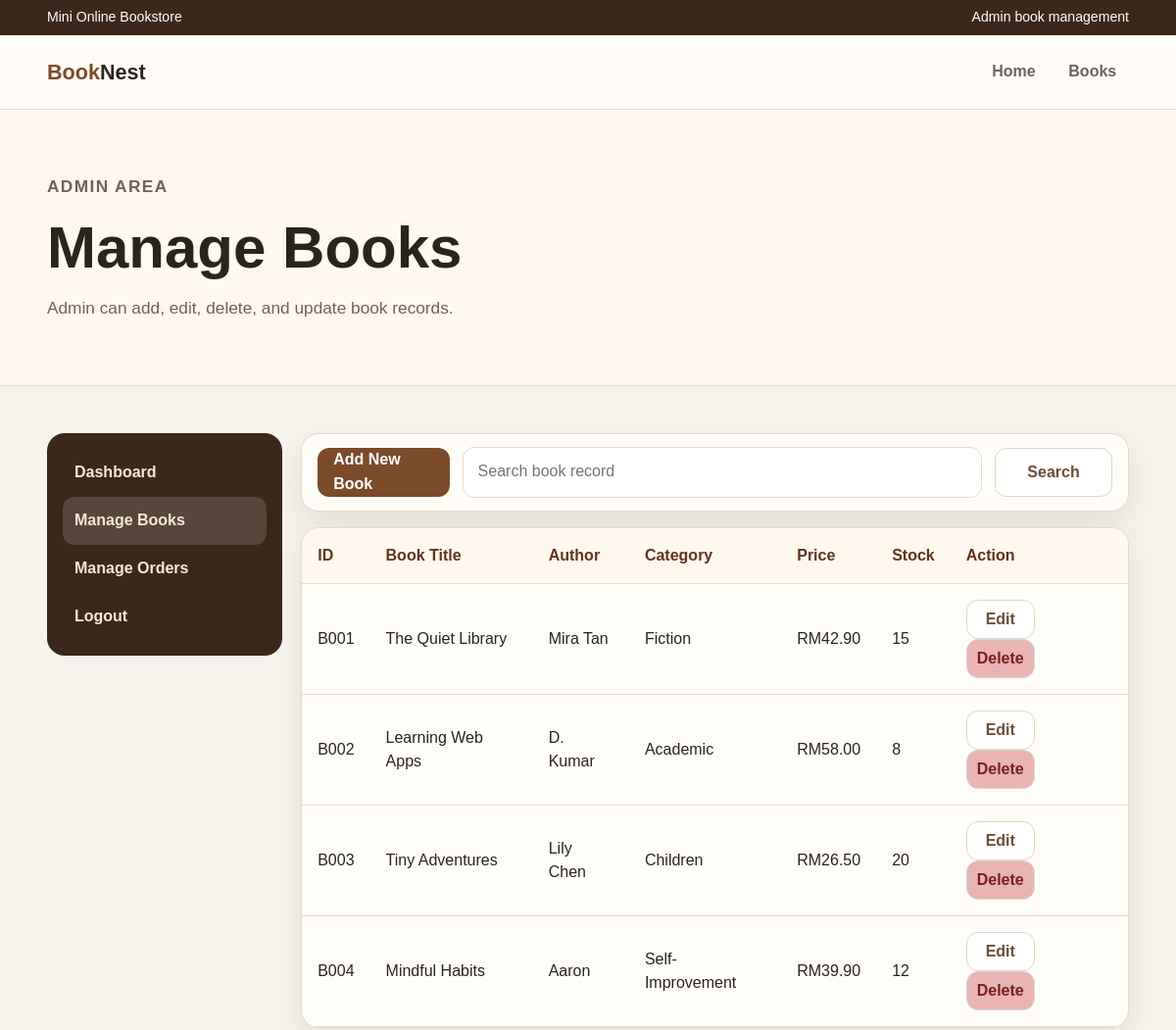
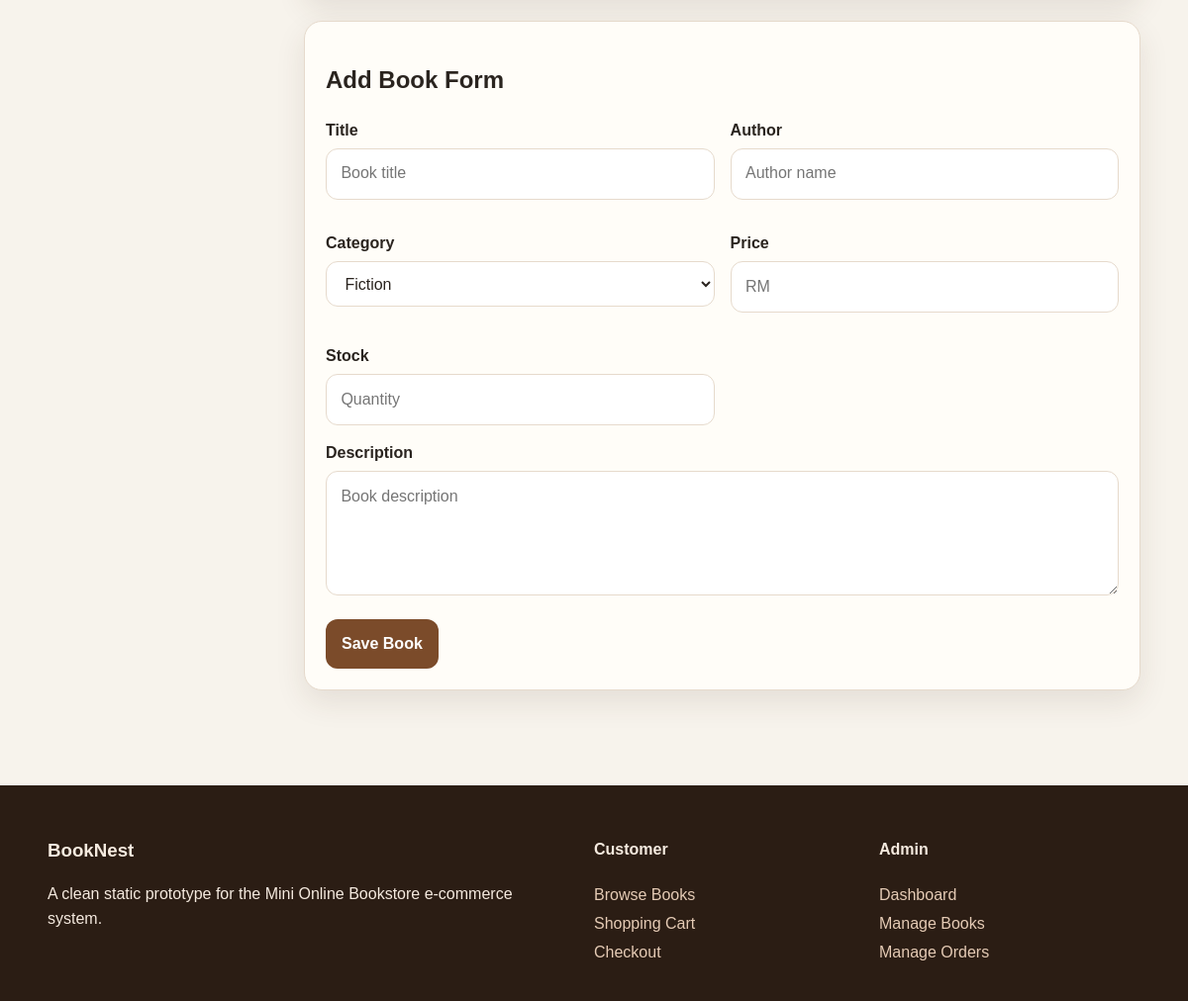
The page /admin/manage-books.php (signed in) on the database its author committed (2 pictures, top to bottom).
### tables this page shows
CREATE TABLE `books` (
  `book_id` int(11) NOT NULL,
  `title` varchar(150) NOT NULL,
  `author` varchar(100) NOT NULL,
  `category` varchar(50) NOT NULL,
  `price` decimal(10,2) NOT NULL,
  `stock` int(11) NOT NULL,
  `description` text DEFAULT NULL,
  `image` varchar(255) DEFAULT NULL,
  `created_at` timestamp NOT NULL DEFAULT current_timestamp()
);

### admin/manage-books.php (the view, shortened to what this page needs)
<?php
include '../app.php';
$search = isset($_GET['search']) ? $_GET['search'] : '';
if ($search != '') {
    $stmt = $conn->prepare("SELECT * FROM books
                            WHERE title LIKE ? OR author LIKE ? OR category LIKE ?
                            ORDER BY book_id ASC");
    $keyword = "%$search%";
    $stmt->bind_param("sss", $keyword, $keyword, $keyword);
    $stmt->execute();
    $books = $stmt->get_result();
} else {
    $books = $conn->query("SELECT * FROM books ORDER BY book_id ASC");
}
?>
<!DOCTYPE html>
<html lang="en">
<head>
    <link rel="stylesheet" href="../css/style.css?v=123">
</head>
<body>
    <div class="topbar">
        <div class="container">
            <span>Mini Online Bookstore</span>
            <span>Admin book management</span>
        </div>
    </div>
    <header class="navbar">
        <div class="container nav-inner">
            <a class="brand" href="index.php">
                Book<span>Nest</span>
            </a>
            <nav class="nav-links">
                <a href="../index.php">Home</a>
                <a href="../books/books.php">Books</a>
            </nav>
        </div>
    </header>
    <section class="page-title">
        <div class="container">
            <p class="eyebrow">Admin Area</p>
            <h1>Manage Books</h1>
            <p>Admin can add, edit, delete, and update book records.</p>
        </div>
    </section>
    <main class="section">
        <div class="container admin-layout">
            <aside class="sidebar">
                <a href="admin-dashboard.php">Dashboard</a>
                <a class="active" href="manage-books.php">Manage Books</a>
                <a href="manage-orders.php">Manage Orders</a>
                <a href="../index.php">Logout</a>
            </aside>
            <section>
                <form method="GET" class="actions" style="margin-top:0;margin-bottom:1rem">
                    <a class="btn" href="#add-book">Add New Book</a>
                    <input class="input" name="search" style="max-width:530px" placeholder="Search book record" value="<?php echo htmlspecialchars($search); ?>">
                    <button class="btn secondary search-btn" type="submit">Search</button>
                </form>
                <div class="table-wrap">
                    <table>
                        <thead>
                            <tr>
                                <th>ID</th>
                                <th>Book Title</th>
                                <th>Author</th>
                                <th>Category</th>
                                <th>Price</th>
                                <th>Stock</th>
                                <th>Action</th>
                            </tr>
                        </thead>
                        <tbody>
                            <?php while ($book = $books->fetch_assoc()): ?>
                            <tr>
                                <td>B<?php echo str_pad($book['book_id'], 3, '0', STR_PAD_LEFT); ?></td>
                                <td><?php echo htmlspecialchars($book['title']); ?></td>
                                <td><?php echo htmlspecialchars($book['author']); ?></td>
                                <td><?php echo htmlspecialchars($book['category']); ?></td>
                                <td>RM<?php echo number_format($book['price'], 2); ?></td>
                                <td><?php echo $book['stock']; ?></td>
                                <td>
                                    <a class="btn secondary edit-btn" href="edit-book.php?id=<?php echo $book['book_id']; ?>">Edit</a>
                                    <a class="btn danger" href="delete-book.php?id=<?php echo $book['book_id']; ?>" onclick="return confirm('Delete this book?')">Delete</a>
                                </td>
                            </tr>
                            <?php endwhile; ?>
                        </tbody>
                    </table>
                </div>
                <form id="add-book" class="form-card" style="margin-top:1.4rem" method="POST" action="add-book.php">
                    <h2>Add Book Form</h2>
                    <div class="form-grid">
                        <div class="field">
                            <label>Title</label>
                            <input class="input" name="title" placeholder="Book title" required>
                        </div>
                        <div class="field">
                            <label>Author</label>
                            <input class="input" name="author" placeholder="Author name" required>
                        </div>
                        <div class="field">
                            <label>Category</label>
                            <select name="category" required>
                                <option>Fiction</option>
                            </select>
                        </div>
                        <div class="field">
                            <label>Price</label>
                            <input class="input" name="price" type="number" step="0.01" placeholder="RM" required>
                        </div>
                        <div class="field">
                            <label>Stock</label>
                            <input class="input" name="stock" type="number" placeholder="Quantity" required>
                        </div>
                    </div>
                    <div class="field">
                        <label>Description</label>
                        <textarea name="description" rows="4" placeholder="Book description"></textarea>
                    </div>
                    <button class="btn" type="submit">Save Book</button>
                </form>
            </section>
        </div>
    </main>
    <footer class="footer">
        <div class="container footer-grid">
            <div>
                <h3>BookNest</h3>
                <p>A clean static prototype for the Mini Online Bookstore e-commerce system.</p>
            </div>
            <div>
                <h4>Customer</h4>
                <a href="../books/books.php">Browse Books</a>
                <a href="../orders/cart.php">Shopping Cart</a>
                <a href="../orders/checkout.php">Checkout</a>
            </div>
            <div>
                <h4>Admin</h4>
                <a href="admin-dashboard.php">Dashboard</a>
                <a href="manage-books.php">Manage Books</a>
                <a href="manage-orders.php">Manage Orders</a>
            </div>
        </div>
    </footer>
</body>
</html>

### css/style.css (style rules this page uses)
:root { --bg: #f7f3ec; --paper: #fffdf8; --ink: #2a241f; --muted: #6f6259; --line: #e6dacc; --brand: #7b4b2a; --brand-dark: #5f361c; --accent: #b87945; --soft: #efe2d2; --shadow: 0 12px 30px rgba(70, 45, 25, .10); --radius: 18px; }
* { box-sizing: border-box; }
body { margin: 0; font-family: Arial, Helvetica, sans-serif; background: var(--bg); color: var(--ink); line-height: 1.55; }
a { text-decoration: none; color: inherit; }
.container { width: min(1120px, 92%); margin: auto; }
.topbar { background: #3c281b; color: #fff; padding: .45rem 0; font-size: .88rem; }
.topbar .container { display: flex; justify-content: space-between; gap: 1rem; flex-wrap: wrap; }
.navbar { position: sticky; top: 0; z-index: 10; background: rgba(255, 253, 248, .96); border-bottom: 1px solid var(--line); }
.nav-inner { display: flex; align-items: center; justify-content: space-between; padding: 1rem 0; gap: 1rem; }
.brand { font-weight: 800; font-size: 1.35rem; color: var(--brand); }
.brand span { color: var(--ink); }
.nav-links { display: flex; gap: .5rem; flex-wrap: wrap; }
.nav-links a { padding: .55rem .8rem; border-radius: 999px; color: var(--muted); font-weight: 600; }
.nav-links a:hover, .active { background: var(--soft); color: var(--brand-dark); }
.btn { display: inline-flex; align-items: center; justify-content: center; border: 0; border-radius: 12px; padding: .75rem 1rem; background: var(--brand); color: #fff; font-weight: 700; cursor: pointer; height: 50px; font-size: 16px; }
.btn.secondary { background: #ffffff; color: #6b4f3b; border: 1px solid #e0d5c8; padding: 0.4rem 1rem; transition: all 0.2s ease; width: 70px; font-size: 16px; }
.search-btn { min-width: 120px; height: 50px; }
.edit-btn { height: 40px; }
.btn.danger { background: #e8b4b4; color: #7a1f1f; border: 1px solid #e0d5c8; border-radius: 12px; padding: 0.4rem 1rem; transition: all 0.2s ease; width: 70px; height: 40px; }
table { border-radius: 12px; overflow: hidden; }
td .btn { margin-right: 6px; }
.input { transition: 0.2s; }
.form-card { padding: 1.5rem; border-radius: 18px; }
.eyebrow { color: var(--accent); font-weight: 800; text-transform: uppercase; letter-spacing: .08em; font-size: .85rem; }
.hero h1, .page-title h1 { font-size: clamp(2rem, 5vw, 4rem); line-height: 1.05; margin: .5rem 0 1rem; }
.hero p, .page-title p { font-size: 1.08rem; color: var(--muted); max-width: 650px; }
.hero-card, .card, .form-card, .summary, .stat, .table-wrap { background: var(--paper); border: 1px solid var(--line); border-radius: var(--radius); box-shadow: var(--shadow); }
.actions { display: flex; gap: 0.8rem; align-items: center; justify-content: space-between; background: var(--paper); border: 1px solid var(--line); border-radius: var(--radius); padding: 0.8rem 1rem; box-shadow: var(--shadow); }
.section { padding: 3rem 0; }
.page-title { padding: 3rem 0; background: #fff8ef; border-bottom: 1px solid var(--line); }
.input, select, textarea { width: 100%; border: 1px solid var(--line); border-radius: 12px; padding: .78rem .9rem; background: #fff; font: inherit; color: var(--ink); }
.form-card, .summary { padding: 1.3rem; }
.field { margin-bottom: 1rem; }
.field label { display: block; font-weight: 700; margin-bottom: .35rem; }
.form-grid { display: grid; grid-template-columns: 1fr 1fr; gap: 1rem; }
.table-wrap { overflow: auto; }
table { width: 100%; border-collapse: collapse; min-width: 720px; }
th, td { text-align: left; padding: 1rem; border-bottom: 1px solid var(--line); }
th { background: #fff8ef; color: var(--brand-dark); }
.admin-layout { display: grid; grid-template-columns: 240px 1fr; gap: 1.2rem; }
.sidebar { background: #3c281b; color: #fff; border-radius: var(--radius); padding: 1rem; height: max-content; position: sticky; top: 92px; }
.sidebar a { display: block; padding: .75rem; border-radius: 12px; color: #f6e8d7; font-weight: 700; }
.sidebar a:hover, .sidebar .active { background: rgba(255, 255, 255, .14); }
.footer { background: #2b1d14; color: #f5eadf; padding: 2rem 0; margin-top: 3rem; }
.footer-grid { display: grid; grid-template-columns: 2fr 1fr 1fr; gap: 1.5rem; }
.footer a { display: block; color: #e5cbb5; margin: .25rem 0; }

### rows shown on the page
books: book_id "001", title "The Quiet Library", author "Mira Tan", category "Fiction", price "42.90", stock "15"
books: book_id "002", title "Learning Web Apps", author "D. Kumar", category "Academic", price "58.00", stock "8"
books: book_id "003", title "Tiny Adventures", author "Lily Chen", category "Children", price "26.50", stock "20"
books: book_id "004", title "Mindful Habits", author "Aaron", category "Self-Improvement", price "39.90", stock "12"
